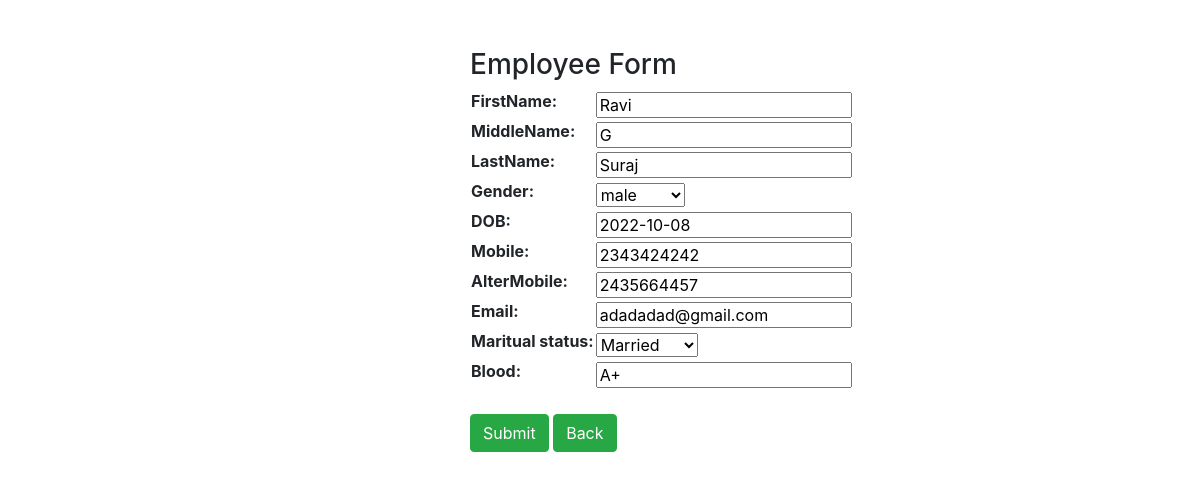
Screenshot of /update/6/ with the database file from the repository.
### update/models.py (models this page shows)
class AddEmployee(models.Model):
    Gender=(('male','male'),
            ('Female','Female'),
            ('Others','Others'))
    Married=(('Married','Married'),
    ('Unmarried','Unmarried')
    )
    FirstName=models.CharField(max_length=50)
    MiddleName=models.CharField(max_length=50)
    LastName=models.CharField(max_length=50)
    gender=models.CharField(max_length=10,choices=Gender)
    DOB=models.DateField()
    Mobile=models.CharField(max_length=10)
    AlterMobile=models.CharField(max_length=10)
    Email=models.EmailField()
    Maritual_status=models.CharField(max_length=10,choices=Married)
    Blood=models.CharField(max_length=10)

### update/views.py (the view)
# urls.py: path('update/<id>/',views.UpdateForm,name='update'),
def UpdateForm(request,id):
    obj=AddEmployee.objects.get(id=id)
    form=EmployeeForms(instance=obj)
    if request.method =='POST':
        form=EmployeeForms(request.POST,instance=obj)
        if form.is_valid():
            form.save()
            return redirect('/')
    return render(request, "forms.html",{"form":form})

### update/forms.py
class EmployeeForms(forms.ModelForm):
    class Meta:
        model=AddEmployee
        fields='__all__'

### update/templates/forms.html (shortened to what this page needs)
<link href="//maxcdn.bootstrapcdn.com/bootstrap/4.1.1/css/bootstrap.min.css" rel="stylesheet" id="bootstrap-css">
<div class="mb-2 d-flex justify-content-between align-items-center">
<form action="" method="POST">
    <div class="form-group" style="margin-left:470px">
        <br><br>
        <h3>Employee Form </h3>
        <table>
            {{form.as_table}}
        </table><br>
        <button type="submit" class="btn btn-success">Submit</button>
        <a href="/" class="btn btn-success">Back</a>
    </div>
  </form>

### rows the page displays
AddEmployee: FirstName "Ravi", MiddleName "G", LastName "Suraj", gender "male", DOB "2022-10-08", Mobile "2343424242", AlterMobile "2435664457", Email "adadadad@gmail.com", Maritual_status "Married", Blood "A+"
